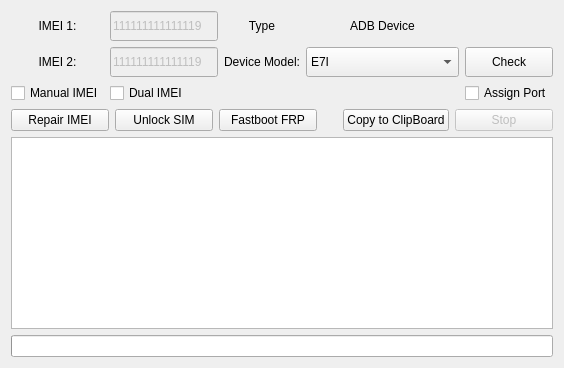
         <widget class="QWidget" name="tab_2">
          <attribute name="title">
           <string>ADB Mode</string>
          </attribute>
          <layout class="QVBoxLayout" name="verticalLayout">
           <item>
            <layout class="QGridLayout" name="gridLayout_5">
             <item row="0" column="2">
              <widget class="QLabel" name="label_14">
               <property name="text">
                <string>Type</string>
               </property>
               <property name="alignment">
                <set>Qt::AlignCenter</set>
               </property>
               <property name="wordWrap">
                <bool>false</bool>
               </property>
              </widget>
             </item>
             <item row="1" column="1">
              <widget class="QLineEdit" name="txt_IMEI_2_SPD">
               <property name="enabled">
                <bool>false</bool>
               </property>
               <property name="minimumSize">
                <size>
                 <width>0</width>
                 <height>30</height>
                </size>
               </property>
               <property name="text">
                <string>111111111111119</string>
               </property>
               <property name="maxLength">
                <number>15</number>
               </property>
              </widget>
             </item>
             <item row="1" column="2">
              <widget class="QLabel" name="label_15">
               <property name="text">
                <string>Device Model:</string>
               </property>
               <property name="alignment">
                <set>Qt::AlignCenter</set>
               </property>
               <property name="wordWrap">
                <bool>false</bool>
               </property>
              </widget>
             </item>
             <item row="0" column="3">
              <widget class="QLabel" name="label_16">
               <property name="sizePolicy">
                <sizepolicy hsizetype="Preferred" vsizetype="Fixed">
                 <horstretch>0</horstretch>
                 <verstretch>0</verstretch>
                </sizepolicy>
               </property>
               <property name="text">
                <string>ADB Device</string>
               </property>
               <property name="alignment">
                <set>Qt::AlignCenter</set>
               </property>
               <property name="wordWrap">
                <bool>false</bool>
               </property>
              </widget>
             </item>
             <item row="0" column="1">
              <widget class="QLineEdit" name="txt_IMEI_1_SPD">
               <property name="enabled">
                <bool>false</bool>
               </property>
               <property name="minimumSize">
                <size>
                 <width>0</width>
                 <height>30</height>
                </size>
               </property>
               <property name="text">
                <string>111111111111119</string>
               </property>
               <property name="maxLength">
                <number>15</number>
               </property>
              </widget>
             </item>
             <item row="1" column="0">
              <widget class="QLabel" name="label_12">
               <property name="text">
                <string>IMEI 2:</string>
               </property>
               <property name="alignment">
                <set>Qt::AlignCenter</set>
               </property>
               <property name="wordWrap">
                <bool>false</bool>
               </property>
              </widget>
             </item>
             <item row="0" column="0">
              <widget class="QLabel" name="label_13">
               <property name="text">
                <string>IMEI 1:</string>
               </property>
               <property name="alignment">
                <set>Qt::AlignCenter</set>
               </property>
               <property name="wordWrap">
                <bool>false</bool>
               </property>
              </widget>
             </item>
             <item row="1" column="3">
              <widget class="QComboBox" name="cmb_DeviceModel_SPD">
               <property name="sizePolicy">
                <sizepolicy hsizetype="Expanding" vsizetype="Fixed">
                 <horstretch>0</horstretch>
                 <verstretch>0</verstretch>
                </sizepolicy>
               </property>
               <property name="minimumSize">
                <size>
                 <width>0</width>
                 <height>30</height>
                </size>
               </property>
               <property name="mouseTracking">
                <bool>false</bool>
               </property>
               <property name="currentIndex">
                <number>2</number>
               </property>
               <item>
                <property name="text">
                 <string/>
                </property>
               </item>
               <item>
                <property name="text">
                 <string>E6I</string>
                </property>
               </item>
               <item>
                <property name="text">
                 <string>E7I</string>
                </property>
               </item>
               <item>
                <property name="text">
                 <string>G20</string>
                </property>
               </item>
               <item>
                <property name="text">
                 <string>E6s XT2053</string>
                </property>
               </item>
               <item>
                <property name="text">
                 <string>G8 Power Lite XT2055</string>
                </property>
               </item>
               <item>
                <property name="text">
                 <string>E7 Play XT2095</string>
                </property>
               </item>
               <item>
                <property name="text">
                 <string>E20 XT2155</string>
                </property>
               </item>
               <item>
                <property name="text">
                 <string>E40 XT2159</string>
                </property>
               </item>
              </widget>
             </item>
             <item row="1" column="4">
              <widget class="QPushButton" name="pb_CheckADB_Devices">
               <property name="sizePolicy">
                <sizepolicy hsizetype="Preferred" vsizetype="Preferred">
                 <horstretch>0</horstretch>
                 <verstretch>0</verstretch>
                </sizepolicy>
               </property>
               <property name="minimumSize">
                <size>
                 <width>0</width>
                 <height>30</height>
                </size>
               </property>
               <property name="maximumSize">
                <size>
                 <width>16777215</width>
                 <height>45</height>
                </size>
               </property>
               <property name="text">
                <string>Check</string>
               </property>
              </widget>
             </item>
             <item row="2" column="0">
              <widget class="QCheckBox" name="chk_Manual_IMEI_SPD">
               <property name="text">
                <string>Manual IMEI</string>
               </property>
              </widget>
             </item>
             <item row="2" column="1">
              <widget class="QCheckBox" name="chk_Dual_IMEI_SPD">
               <property name="text">
                <string>Dual IMEI</string>
               </property>
              </widget>
             </item>
             <item row="2" column="4">
              <widget class="QCheckBox" name="chk_AssignPort">
               <property name="text">
                <string>Assign Port</string>
               </property>
              </widget>
             </item>
            </layout>
           </item>
           <item>
            <layout class="QHBoxLayout" name="horizontalLayout_5">
             <item>
              <widget class="QPushButton" name="pb_StartRepair_SPD">
               <property name="text">
                <string>Repair IMEI</string>
               </property>
              </widget>
             </item>
             <item>
              <widget class="QPushButton" name="pb_unLock_SPD">
               <property name="text">
                <string>Unlock SIM</string>
               </property>
              </widget>
             </item>
             <item>
              <widget class="QPushButton" name="pb_FRP_SPD">
               <property name="text">
                <string>Fastboot FRP</string>
               </property>
              </widget>
             </item>
             <item>
              <spacer name="horizontalSpacer_4">
               <property name="orientation">
                <enum>Qt::Horizontal</enum>
               </property>
               <property name="sizeType">
                <enum>QSizePolicy::Preferred</enum>
               </property>
               <property name="sizeHint" stdset="0">
                <size>
                 <width>20</width>
                 <height>20</height>
                </size>
               </property>
              </spacer>
             </item>
             <item>
              <widget class="QPushButton" name="pb_CopytoClipBoard_SPD">
               <property name="text">
                <string>Copy to ClipBoard</string>
               </property>
              </widget>
             </item>
             <item>
              <widget class="QPushButton" name="pb_Stop_SPD">
               <property name="enabled">
                <bool>false</bool>
               </property>
               <property name="text">
                <string>Stop</string>
               </property>
              </widget>
             </item>
            </layout>
           </item>
           <item>
            <widget class="QTextBrowser" name="txt_outPut_SPD">
             <property name="styleSheet">
              <string notr="true"/>
             </property>
            </widget>
           </item>
           <item>
            <widget class="QProgressBar" name="processProgress">
             <property name="value">
              <number>0</number>
             </property>
             <property name="textVisible">
              <bool>false</bool>
             </property>
            </widget>
           </item>
          </layout>
         </widget>
